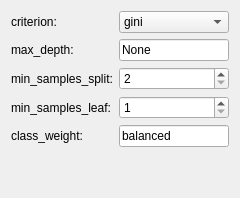
       <widget class="QWidget" name="DT">
        <layout class="QVBoxLayout" name="verticalLayout_13">
         <item>
          <layout class="QFormLayout" name="dtParamLayout">
           <item row="0" column="0">
            <widget class="QLabel" name="dtCriterionLabel">
             <property name="text">
              <string>criterion:</string>
             </property>
            </widget>
           </item>
           <item row="0" column="1">
            <widget class="QComboBox" name="dtCriterionCBox">
             <property name="font">
              <font>
               <weight>50</weight>
               <bold>false</bold>
              </font>
             </property>
             <property name="sizeAdjustPolicy">
              <enum>QComboBox::AdjustToMinimumContentsLength</enum>
             </property>
             <property name="minimumContentsLength">
              <number>10</number>
             </property>
             <item>
              <property name="text">
               <string>gini</string>
              </property>
             </item>
             <item>
              <property name="text">
               <string>entropy</string>
              </property>
             </item>
            </widget>
           </item>
           <item row="1" column="0">
            <widget class="QLabel" name="dtMaxDepLabel">
             <property name="text">
              <string>max_depth:</string>
             </property>
            </widget>
           </item>
           <item row="1" column="1">
            <widget class="QLineEdit" name="dtMaxDepLEdit">
             <property name="font">
              <font>
               <weight>50</weight>
               <bold>false</bold>
              </font>
             </property>
             <property name="text">
              <string>None</string>
             </property>
            </widget>
           </item>
           <item row="2" column="0">
            <widget class="QLabel" name="dtMinSplitLabel">
             <property name="text">
              <string>min_samples_split:</string>
             </property>
            </widget>
           </item>
           <item row="2" column="1">
            <widget class="QSpinBox" name="dtMinSplitSBox">
             <property name="font">
              <font>
               <weight>50</weight>
               <bold>false</bold>
              </font>
             </property>
             <property name="minimum">
              <number>2</number>
             </property>
             <property name="maximum">
              <number>20</number>
             </property>
            </widget>
           </item>
           <item row="3" column="0">
            <widget class="QLabel" name="dtMinLeafLabel">
             <property name="text">
              <string>min_samples_leaf:</string>
             </property>
            </widget>
           </item>
           <item row="3" column="1">
            <widget class="QSpinBox" name="dtMinLeafSBox">
             <property name="font">
              <font>
               <weight>50</weight>
               <bold>false</bold>
              </font>
             </property>
             <property name="minimum">
              <number>1</number>
             </property>
             <property name="maximum">
              <number>20</number>
             </property>
             <property name="value">
              <number>1</number>
             </property>
            </widget>
           </item>
           <item row="4" column="0">
            <widget class="QLabel" name="dtClassWgtLabel">
             <property name="text">
              <string>class_weight:</string>
             </property>
            </widget>
           </item>
           <item row="4" column="1">
            <widget class="QLineEdit" name="dtClassWgtEdit">
             <property name="font">
              <font>
               <weight>50</weight>
               <bold>false</bold>
              </font>
             </property>
             <property name="text">
              <string>balanced</string>
             </property>
            </widget>
           </item>
          </layout>
         </item>
         <item>
          <spacer name="dtSpacer">
           <property name="orientation">
            <enum>Qt::Vertical</enum>
           </property>
           <property name="sizeHint" stdset="0">
            <size>
             <width>20</width>
             <height>40</height>
            </size>
           </property>
          </spacer>
         </item>
        </layout>
       </widget>
